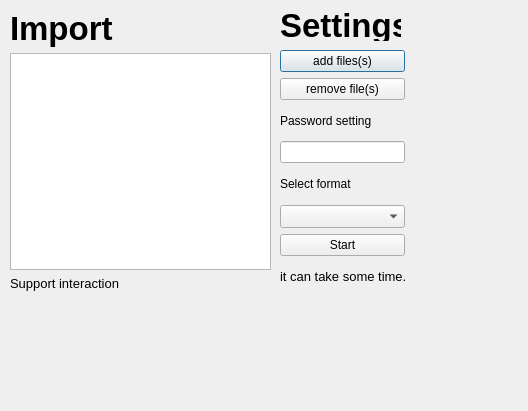
<?xml version="1.0" encoding="UTF-8"?>
<ui version="4.0">
 <class>archivingw</class>
 <widget class="QDialog" name="archivingw">
  <property name="geometry">
   <rect>
    <x>0</x>
    <y>0</y>
    <width>528</width>
    <height>411</height>
   </rect>
  </property>
  <property name="windowTitle">
   <string>Dialog</string>
  </property>
  <widget class="QWidget" name="verticalLayoutWidget">
   <property name="geometry">
    <rect>
     <x>10</x>
     <y>10</y>
     <width>261</width>
     <height>281</height>
    </rect>
   </property>
   <layout class="QVBoxLayout" name="verticalLayout">
    <item>
     <widget class="QLabel" name="label">
      <property name="font">
       <font>
        <pointsize>25</pointsize>
        <bold>true</bold>
       </font>
      </property>
      <property name="text">
       <string>Import</string>
      </property>
     </widget>
    </item>
    <item>
     <widget class="QTableWidget" name="tableWidget"/>
    </item>
    <item>
     <widget class="QLabel" name="label_2">
      <property name="font">
       <font>
        <pointsize>10</pointsize>
       </font>
      </property>
      <property name="text">
       <string>Support interaction</string>
      </property>
     </widget>
    </item>
   </layout>
  </widget>
  <widget class="QWidget" name="verticalLayoutWidget_2">
   <property name="geometry">
    <rect>
     <x>280</x>
     <y>50</y>
     <width>125</width>
     <height>241</height>
    </rect>
   </property>
   <layout class="QVBoxLayout" name="verticalLayout_2">
    <item>
     <widget class="QPushButton" name="pushButton">
      <property name="text">
       <string>add files(s)</string>
      </property>
     </widget>
    </item>
    <item>
     <widget class="QPushButton" name="pushButton_2">
      <property name="text">
       <string>remove file(s)</string>
      </property>
     </widget>
    </item>
    <item>
     <widget class="QLabel" name="label_3">
      <property name="text">
       <string>Password setting</string>
      </property>
     </widget>
    </item>
    <item>
     <widget class="QLineEdit" name="passwordin"/>
    </item>
    <item>
     <widget class="QLabel" name="label_4">
      <property name="text">
       <string>Select format</string>
      </property>
     </widget>
    </item>
    <item>
     <widget class="QComboBox" name="comboBox">
      <property name="font">
       <font>
        <pointsize>10</pointsize>
       </font>
      </property>
     </widget>
    </item>
    <item>
     <widget class="QPushButton" name="pushButton_3">
      <property name="text">
       <string>Start</string>
      </property>
     </widget>
    </item>
    <item>
     <widget class="QLabel" name="label_6">
      <property name="font">
       <font>
        <pointsize>10</pointsize>
       </font>
      </property>
      <property name="text">
       <string>it can take some time..</string>
      </property>
     </widget>
    </item>
   </layout>
  </widget>
  <widget class="QLabel" name="label_5">
   <property name="geometry">
    <rect>
     <x>280</x>
     <y>10</y>
     <width>121</width>
     <height>31</height>
    </rect>
   </property>
   <property name="font">
    <font>
     <pointsize>25</pointsize>
     <bold>true</bold>
    </font>
   </property>
   <property name="text">
    <string>Settings</string>
   </property>
  </widget>
 </widget>
 <resources/>
 <connections/>
</ui>
